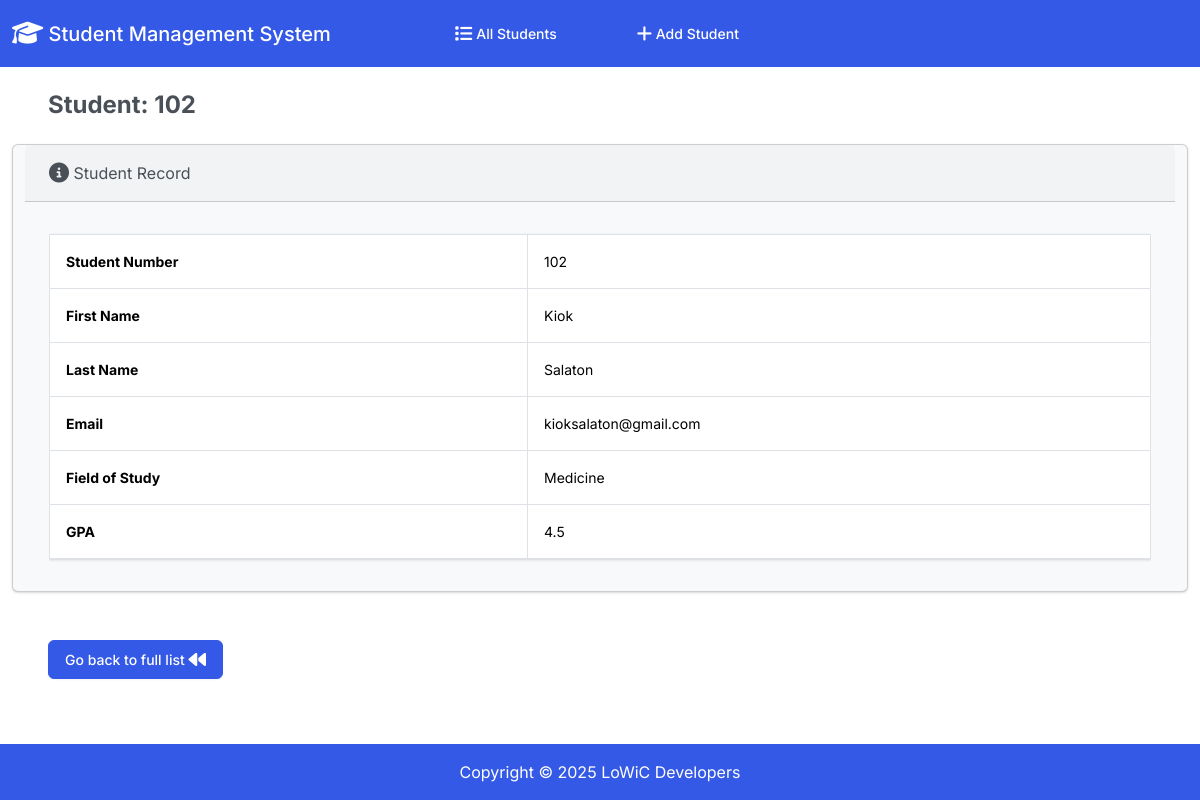
The page /5 on the database its author committed.
### Student/models.py (models this page shows, shortened)
class Stud(models.Model):
    student_number = models.PositiveIntegerField()
    first_name = models.CharField(max_length=50)
    last_name = models.CharField(max_length=50)
    email = models.EmailField(max_length=100)
    field_of_study = models.CharField(max_length=50)
    gpa = models.FloatField()

### Student/views.py (the view)
# urls.py: path("<int:id>", views.student_view, name="student_view"),
def student_view(request, id):
    student = Stud.objects.get(pk=id)
    return render(request, "students/view.html", {
        "student": student
    })

### Student/templates/students/view.html (shortened to what this page needs)
{% extends "students/base.html" %}
{% block body %}
<div class="container-fluid">
    <h4 class="m-4"><strong>Student: {{ student.student_number }}</strong></h4>
    <div class="row">
        <div class="col-12">
            {% if student %}
            <div class="row justify-content-center">
            <div class="card bg-light mx-4 mb-4">
                <div class="card-header">
                    <i class="fa-solid fa-circle-info fa-lg"></i> Student Record
                </div>
                <div class="card-body">
                    <div class="table-responsive">
                        <table class="table table-hover">
                        <table class="table table-bordered">
                            <tbody>
                                <tr>
                                    <th scope="row"><strong>Student Number</strong></th>
                                    <td>{{ student.student_number }}</td>
                                </tr>
                                <tr>
                                    <th scope="row"><strong>First Name </strong></th>
                                    <td>{{ student.first_name }}</td>
                                </tr>
                                <tr>
                                    <th scope="row"><strong>Last Name</strong></th>
                                    <td>{{ student.last_name }}</td>
                                </tr>
                                <tr>
                                    <th scope="row"><strong>Email</strong></th>
                                    <td>{{ student.email }}</td>
                                </tr>
                                <tr>
                                    <th scope="row"><strong>Field of Study</strong></th>
                                    <td>{{ student.field_of_study }}</td>
                                </tr>
                                <tr>
                                    <th scope="row"><strong>GPA</strong></th>
                                    <td>{{ student.gpa }}</td>
                                </tr>
                            </tbody>
                        </table>
                    </table>
                    </div>
                </div>
            </div>
    </div>
            {% else %}
            <h5 class="alert alert-primary ms-4 me-4">No Record of Such Student</h5>
            {% endif %}
        </div>
    </div>
    <a href="{% url 'index' %}" class="btn btn-primary m-4 text-decoration-none">
        Go back to full list
    </a>
</div>
{%endblock%}

### rows shown on the page
Stud: student_number "102", first_name "Kiok", last_name "Salaton", email "kioksalaton@gmail.com", field_of_study "Medicine", gpa "4.5"
